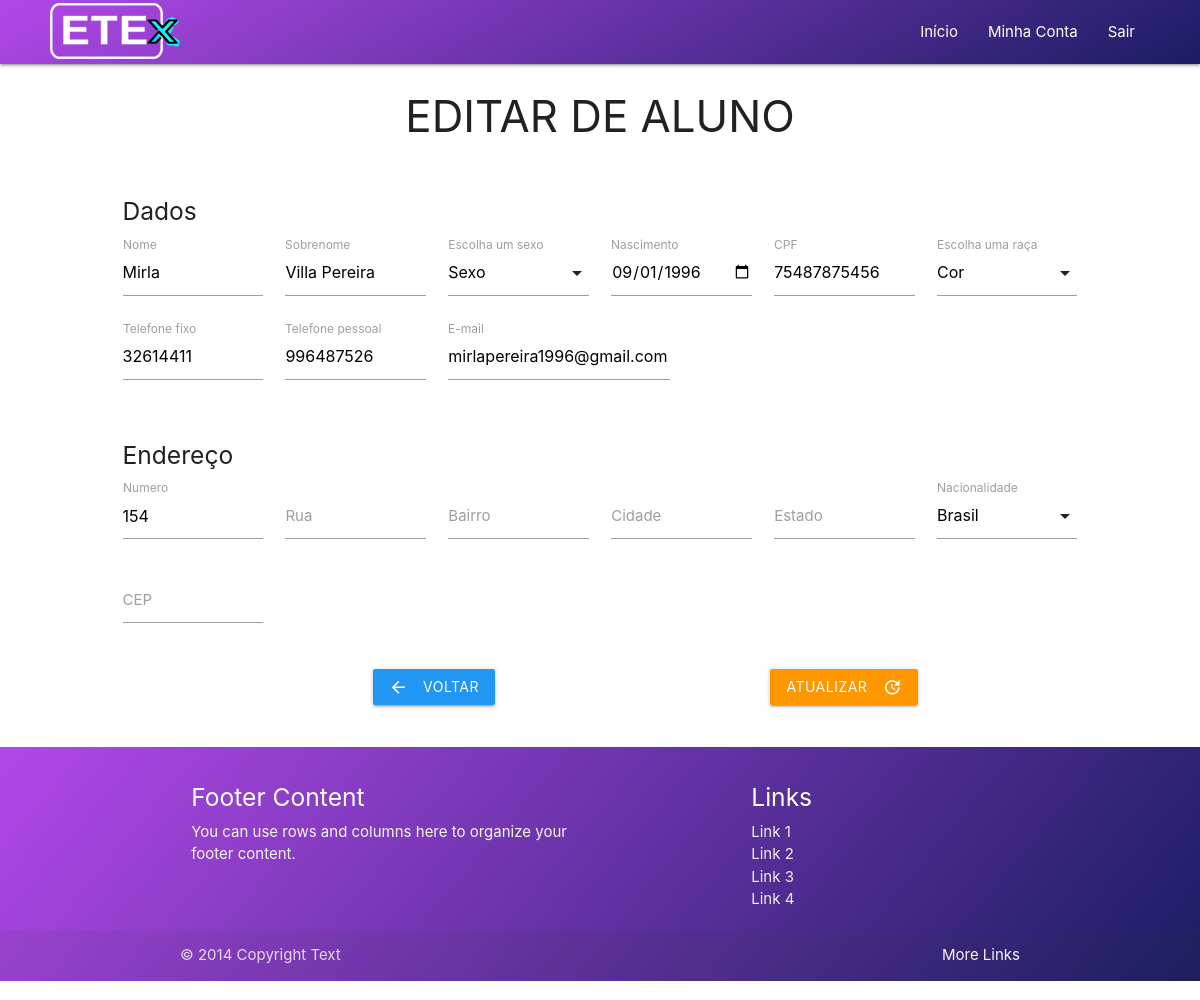
Page /portal/admin/Aluno/editar-aluno.php?id=1 on the earlier database version.
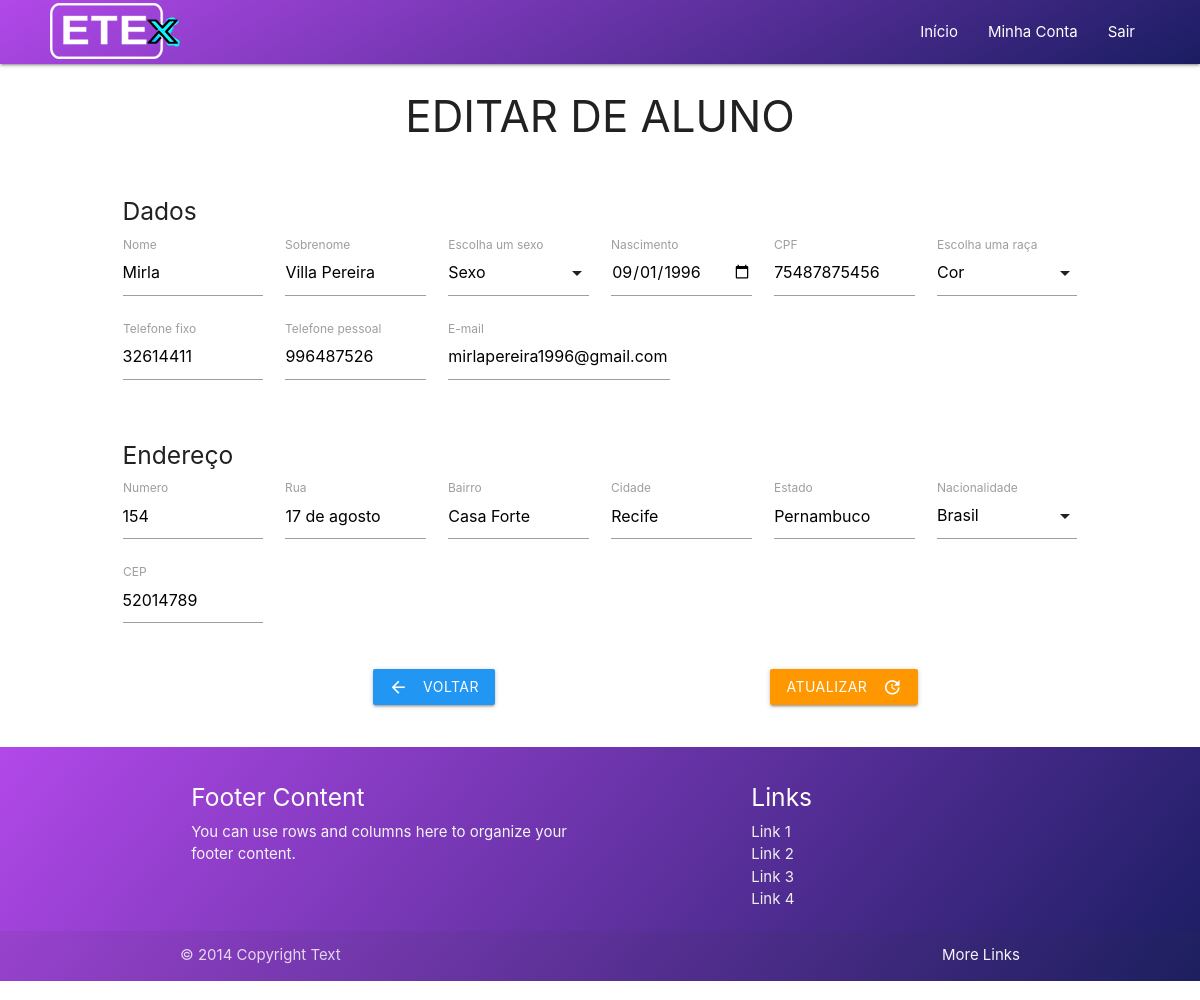
Same page on the later database version.
### tables this page shows
CREATE TABLE IF NOT EXISTS `alunos` (
  `id_aluno` int(11) NOT NULL AUTO_INCREMENT,
  `nome_aluno` varchar(40) DEFAULT NULL,
  `matricula_aluno` varchar(64) DEFAULT NULL,
  `sobrenome_aluno` varchar(40) DEFAULT NULL,
  `nascimento_aluno` varchar(40) DEFAULT NULL,
  `sexo_aluno` varchar(40) DEFAULT NULL,
  `cor_aluno` varchar(40) DEFAULT NULL,
  `cpf_aluno` varchar(45) NOT NULL,
  `email_aluno` varchar(40) DEFAULT NULL,
  `fone_pessoal_aluno` varchar(40) DEFAULT NULL,
  `fone_fixo_aluno` varchar(40) DEFAULT NULL,
  `numero_endereco_aluno` varchar(40) DEFAULT NULL,
  `rua_endereco_aluno` varchar(40) DEFAULT NULL,
  `bairro_endereco_aluno` varchar(40) DEFAULT NULL,
  `cidade_endereco_aluno` varchar(40) DEFAULT NULL,
  `estado_endereco_aluno` varchar(40) DEFAULT NULL,
  `pais_endereco_aluno` varchar(40) DEFAULT NULL,
  `cep_endereco_aluno` varchar(40) DEFAULT NULL,
  `foto_aluno` blob,
  PRIMARY KEY (`id_aluno`),
  UNIQUE KEY `cpf_aluno` (`cpf_aluno`)
);

### model/Aluno/AlunoDao.class.php (called while the page is built, shortened)
<?php
class AlunoDao implements InterfaceAluno {
    public function buscarAluno($id) {
        $db_conexao = new Database();
        $conn = $db_conexao->dbConexao();
        $stmt = $conn->prepare("SELECT `matricula_aluno`,
                    `nome_aluno`,
                    `sobrenome_aluno`,
                    `nascimento_aluno`,
                    `sexo_aluno`,
                    `cpf_aluno`,
                    `fone_fixo_aluno`,
                    `fone_pessoal_aluno`,
                    `email_aluno`,
                    `cor_aluno`,
                    `numero_endereco_aluno`,
                    `rua_endereco_aluno`,
                    `bairro_endereco_aluno`,
                    `cidade_endereco_aluno`,
                    `estado_endereco_aluno`,
                    `pais_endereco_aluno`,
                    `cep_endereco_aluno`
                    FROM `alunos` WHERE `id_aluno` = :ID");
        $stmt->bindParam(":ID", $id);
        try {
            $stmt->execute();
            return $stmt->fetchAll(PDO::FETCH_ASSOC);
        } catch (Exception $e) {
            return $result = "Erro: " . $e;
        }
    }
}

### controller/AlunoController.class.php (called while the page is built, shortened)
<?php
include_once __DIR__ . '/../model/Aluno/AlunoDao.class.php';
class AlunoController implements InterfaceAluno {
    public function buscarAluno($id) {
        $buscar = new AlunoDao();
        return $buscar->buscarAluno($id);
    }
}

### view/Aluno/editarAluno.view.php (the view, shortened to what this page needs)
<?php
foreach ($dadosAluno as $dado):
?>
    <div class="col l12 m12">
        <h5>Dados</h5>
    </div>
    <div class="input-field col l2 m2">
        <input type="text" name="nome" id="name" value="<?php echo $dado['nome_aluno']; ?>">
        <label for="name">Nome</label>
    </div>
    <div class="input-field col l2 m2">
        <input type="text" name="sobrenome" id="lastName" value="<?php echo $dado['sobrenome_aluno']; ?>">
        <label for="lastName">Sobrenome</label>
    </div>
    <div class="input-field col l2 m2">
        <label>Escolha um sexo</label>
    </div>
    <div class="input-field col l2 m2">
        <input type="date" name="nascimento" id="birthday" value="<?php echo $dado['nascimento_aluno']; ?>">
        <label for="birthday">Nascimento</label>
    </div>
    <div class="input-field col l2 m2">
        <input type="number" name="cpf" id="cpf" value="<?php echo $dado['cpf_aluno']; ?>">
        <label for="cpf">CPF</label>
    </div>
    <div class="input-field col l2 m2">
        <label>Escolha uma raça</label>
    </div>
    <div class="input-field col l2 m2">
        <input type="number" name="foneF" id="foneF" value="<?php echo $dado['fone_fixo_aluno']; ?>">
        <label for="foneF">Telefone fixo</label>
    </div>
    <div class="input-field col l2 m2">
        <input type="number" name="foneP" id="foneP" value="<?php echo $dado['fone_pessoal_aluno']; ?>">
        <label for="foneP">Telefone pessoal</label>
    </div>
    <div class="input-field col l3 m2">
        <input type="email" name="email" id="email" value="<?php echo $dado['email_aluno']; ?>">
        <label for="email">E-mail</label>
    </div>
<?php
endforeach;
?>

### view/Endereco/editarEndereco.view.php (shortened to what this page needs)
<?php
foreach ($dadosAluno as $dado):
?>
    <div class="col l12 m12"></br>
        <h5>Endereço</h5>
    </div>
    <div class="input-field col l2 m2">
        <input type="text" name="numero" id="number" value="<?php echo $dado['numero_endereco_aluno']; ?>">
        <label for="number">Numero</label>
    </div>
    <div class="input-field col l2 m2">
        <input type="text" name="rua" id="streeat" value="<?php echo $dado['rua_endereco_aluno']; ?>">
        <label for="streeat">Rua</label>
    </div>
    <div class="input-field col l2 m2">
        <input type="text" name="bairro" id="neighborhood" value="<?php echo $dado['bairro_endereco_aluno']; ?>">
        <label for="neighborhood">Bairro</label>
    </div>
    <div class="input-field col l2 m2">
        <input type="text" name="cidade" id="city" value="<?php echo $dado['cidade_endereco_aluno']; ?>">
        <label for="city">Cidade</label>
    </div>
    <div class="input-field col l2 m2">
        <input type="text" name="estado" id="state" value="<?php echo $dado['estado_endereco_aluno']; ?>">
        <label for="state">Estado</label>
    </div>
    <div class="input-field col l2 m2">
        <label>Nacionalidade</label>
    </div>
    <div class="input-field col l2 m2">
        <input type="number" name="cep" id="cep"  value="<?php echo $dado['cep_endereco_aluno']; ?>">
        <label for="cep">CEP</label>
    </div>
<?php
endforeach;
?>

Differences in the rows shown:
changed alunos "Mirla": rua (not shown) → "17 de agosto"; bairro (not shown) → "Casa Forte"; cidade (not shown) → "Recife"; estado (not shown) → "Pernambuco"; cep (not shown) → "52014789"
